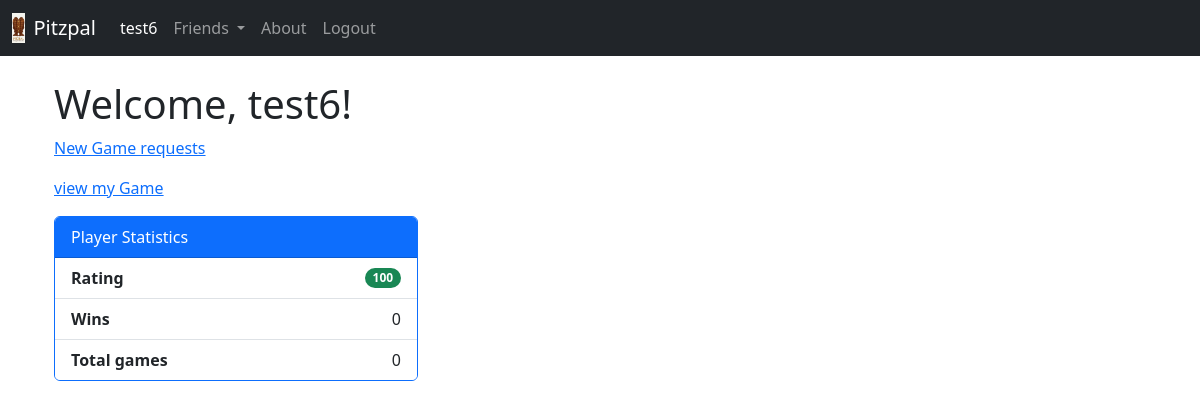
The page /home/ (signed in) on the database its author committed.
### crm/models.py (models this page shows, shortened)
class User(AbstractUser):
    ph = models.BigIntegerField(default=0)
    dob = models.DateField(default=datetime.date(2000, 1, 1))
    email = models.EmailField(unique=True)
    rating = models.IntegerField(default=100)
    wins = models.PositiveIntegerField(default=0)
    total = models.PositiveIntegerField(default=0)

### home/views.py (the view)
# urls.py: path("", views.home_view, name="home"),
def home_view(request):
    context = {
        "page_title": "Home Page",
        "welcome_message": "Welcome to our site!",
    }
    return render(request, "home/home.html", context)

### home/templates/home/home.html (shortened to what this page needs)
{% extends 'common/base.html' %}
{% block content %}
<div class="container mt-4">
    <div class="row">
        <div id="pitzpal-main-container">
            <h1>Welcome, {{ user.username }}!</h1>
            <frame>
            <p><a href="{%url 'new_game' %}"> New Game requests</a></p>
            </frame>
            <frame>
            <p><a href="{%url 'game_list' %}"> view my Game </a></p>
            </frame>
        </div>
    </div>
    <frame>
    <div>
        <div class="col-md-4">
            <div class="card border-primary">
                <div class="card-header bg-primary text-white">
                    Player Statistics
                </div>
                <ul class="list-group list-group-flush">
                    <li class="list-group-item d-flex justify-content-between align-items-center">
                        <strong>Rating</strong>
                        <span class="badge bg-success rounded-pill">{{ user.rating }}</span>
                    </li>
                    <li class="list-group-item d-flex justify-content-between align-items-center">
                        <strong>Wins</strong>
                        <span>{{ user.wins }}</span>
                    </li>
                    <li class="list-group-item d-flex justify-content-between align-items-center">
                        <strong>Total games</strong>
                        <span>{{ user.total }}</span>
                    </li>
                </ul>
            </div>
        </div>
    </div>
    </frame>
</div>
{% endblock %}

### home/templates/common/base.html (shortened to what this page needs)
<!doctype html>
<html lang="en">
    <head>
        <link
            href="https://cdn.jsdelivr.net/npm/bootstrap@5.3.0/dist/css/bootstrap.min.css"
            rel="stylesheet"
        />
    </head>
    <body>
        {% load static %}
        <nav class="navbar navbar-expand-lg navbar-dark bg-dark">
            <div class="container-fluid">
                <a class="navbar-brand d-flex align-items-center" href="#">
                            <img src="{% static 'images/logo.png' %}" alt="Pitzpal Logo" height="30" class="me-2">
                            <span>Pitzpal</span>
                </a>
                <div class="collapse navbar-collapse" id="navbarNav">
                    <ul class="navbar-nav">
                        <li class="nav-item">
                            <a class="nav-link active" href="/home">{{ user.username }}</a>
                        </li>
                        <li class="nav-item dropdown">
                            <a class="nav-link dropdown-toggle" href="#" id="friendsDropdown" role="button" data-bs-toggle="dropdown" aria-expanded="false">
                                        Friends
                            </a>
                        </li>
                        <li class="nav-item">
                            <a class="nav-link" href="/about">About</a>
                        </li>
                        <li class="nav-item">
                            {% if user.is_authenticated %}
                                <form action="{% url 'logout' %}" method="post" style="display: inline;">
                                    <button type="submit" class="nav-link" ">
                                        Logout
                                    </button>
                                </form>
                            {% endif %}
                        </li>
                    </ul>
                </div>
            </div>
        </nav>
        <div class="container mt-4">
            {% if user.is_authenticated %}
            {% block content %}{% endblock %}
            {% endif %}
        </div>
    </body>
</html>

### rows shown on the page
User: username "test6", rating "100", wins "0", total "0"
